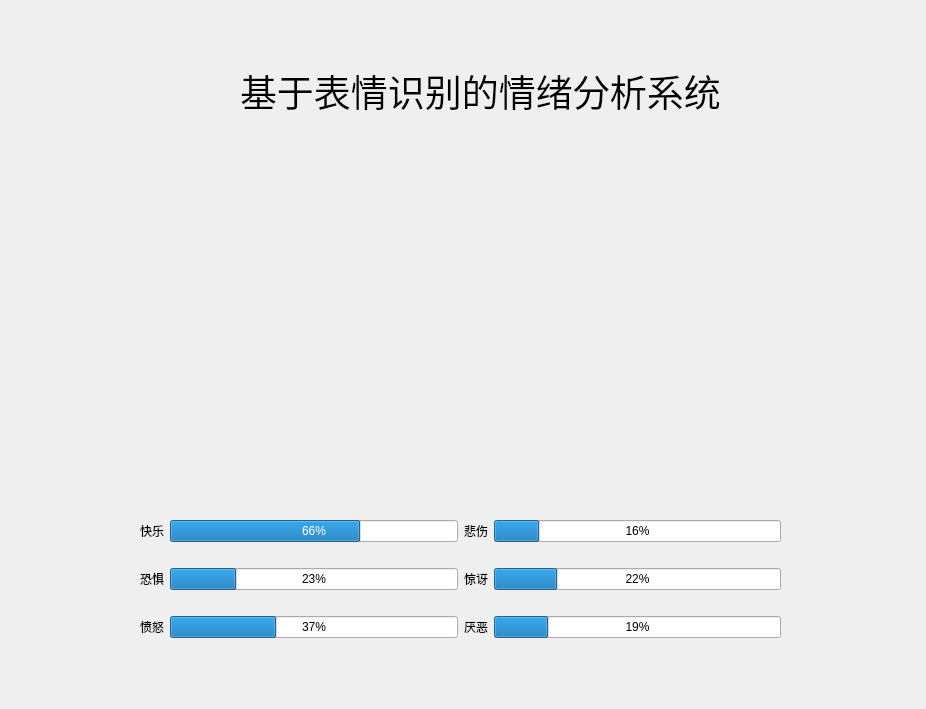
<?xml version="1.0" encoding="UTF-8"?>
<ui version="4.0">
 <class>Form</class>
 <widget class="QWidget" name="Form">
  <property name="geometry">
   <rect>
    <x>0</x>
    <y>0</y>
    <width>926</width>
    <height>709</height>
   </rect>
  </property>
  <property name="windowTitle">
   <string>Form</string>
  </property>
  <property name="styleSheet">
   <string notr="true"/>
  </property>
  <widget class="QLabel" name="label">
   <property name="geometry">
    <rect>
     <x>140</x>
     <y>130</y>
     <width>661</width>
     <height>331</height>
    </rect>
   </property>
   <property name="styleSheet">
    <string notr="true">image: url(:/456/98e3f6url(:/456/98e3f66egy1g9nzqafme1j20u016fx62.jpg)6egy1g95stt3iqkj20m80m83zj.jpg);</string>
   </property>
   <property name="text">
    <string/>
   </property>
   <property name="pixmap">
    <pixmap>2020-11-26 213847.png</pixmap>
   </property>
  </widget>
  <widget class="QLabel" name="label_2">
   <property name="geometry">
    <rect>
     <x>240</x>
     <y>60</y>
     <width>531</width>
     <height>61</height>
    </rect>
   </property>
   <property name="font">
    <font>
     <family>Adobe Devanagari</family>
     <pointsize>28</pointsize>
    </font>
   </property>
   <property name="autoFillBackground">
    <bool>false</bool>
   </property>
   <property name="frameShadow">
    <enum>QFrame::Sunken</enum>
   </property>
   <property name="lineWidth">
    <number>1</number>
   </property>
   <property name="text">
    <string>基于表情识别的情绪分析系统</string>
   </property>
   <property name="textFormat">
    <enum>Qt::AutoText</enum>
   </property>
  </widget>
  <widget class="QWidget" name="layoutWidget">
   <property name="geometry">
    <rect>
     <x>140</x>
     <y>500</y>
     <width>641</width>
     <height>161</height>
    </rect>
   </property>
   <layout class="QGridLayout" name="gridLayout">
    <item row="0" column="0">
     <widget class="QLabel" name="label_6">
      <property name="text">
       <string>快乐</string>
      </property>
     </widget>
    </item>
    <item row="0" column="3">
     <widget class="QProgressBar" name="progressBar_2">
      <property name="value">
       <number>16</number>
      </property>
     </widget>
    </item>
    <item row="2" column="1">
     <widget class="QProgressBar" name="progressBar_3">
      <property name="value">
       <number>37</number>
      </property>
     </widget>
    </item>
    <item row="2" column="3">
     <widget class="QProgressBar" name="progressBar_4">
      <property name="value">
       <number>19</number>
      </property>
     </widget>
    </item>
    <item row="1" column="1">
     <widget class="QProgressBar" name="progressBar_6">
      <property name="value">
       <number>23</number>
      </property>
     </widget>
    </item>
    <item row="2" column="2">
     <widget class="QLabel" name="label_9">
      <property name="text">
       <string>厌恶</string>
      </property>
     </widget>
    </item>
    <item row="1" column="0">
     <widget class="QLabel" name="label_10">
      <property name="text">
       <string>恐惧</string>
      </property>
     </widget>
    </item>
    <item row="0" column="1">
     <widget class="QProgressBar" name="progressBar">
      <property name="value">
       <number>66</number>
      </property>
     </widget>
    </item>
    <item row="0" column="2">
     <widget class="QLabel" name="label_7">
      <property name="text">
       <string>悲伤</string>
      </property>
     </widget>
    </item>
    <item row="1" column="2">
     <widget class="QLabel" name="label_11">
      <property name="text">
       <string>惊讶</string>
      </property>
     </widget>
    </item>
    <item row="2" column="0">
     <widget class="QLabel" name="label_8">
      <property name="text">
       <string>愤怒</string>
      </property>
     </widget>
    </item>
    <item row="1" column="3">
     <widget class="QProgressBar" name="progressBar_5">
      <property name="value">
       <number>22</number>
      </property>
     </widget>
    </item>
   </layout>
  </widget>
 </widget>
 <resources>
  <include location="../../Pictures/Camera Roll/熊儿老猫/123.qrc"/>
 </resources>
 <connections/>
</ui>
